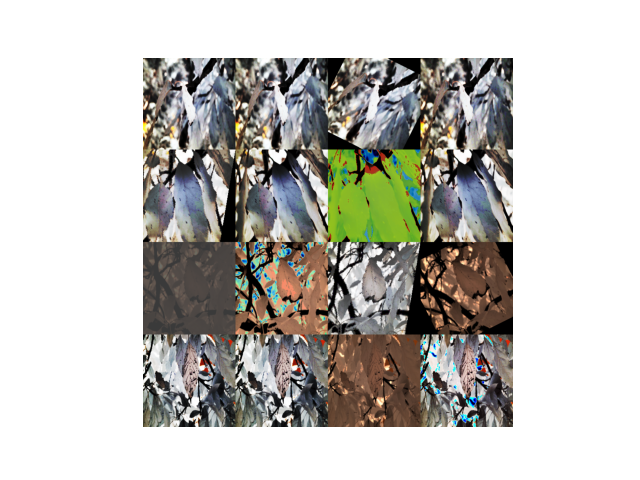

This figure's Python source:
import os
from pathlib import Path
import torch
from torch.utils.data import DataLoader
from torchvision import datasets, transforms
import numpy as np
import matplotlib.pyplot as plt

data_path = Path("./")
image_path = data_path / "Blue_IR _train_test/"

train_dir = image_path / "train"
test_dir = image_path / "test"

device = "cuda" if torch.cuda.is_available() else "cpu"
print(device)

data_transform = transforms.Compose([
    transforms.Resize(size=(224, 224)),
    transforms.AutoAugment(),
    transforms.ToTensor()
])

train_data = datasets.ImageFolder(root=train_dir, transform=data_transform, target_transform=None)
test_data = datasets.ImageFolder(root=test_dir, transform=transforms.Compose([transforms.Resize(size=(224, 224)), transforms.ToTensor()]))

def show_dataset(dataset, n=4):
    img = np.vstack((np.hstack((np.asarray(dataset[i][0]).transpose(1, 2, 0) for _ in range(n))) for i in range(n)))
    plt.imshow(img)
    plt.axis('off')
    plt.savefig('class_aug.png')  # Save the generated image

show_dataset(train_data)
plt.show()
